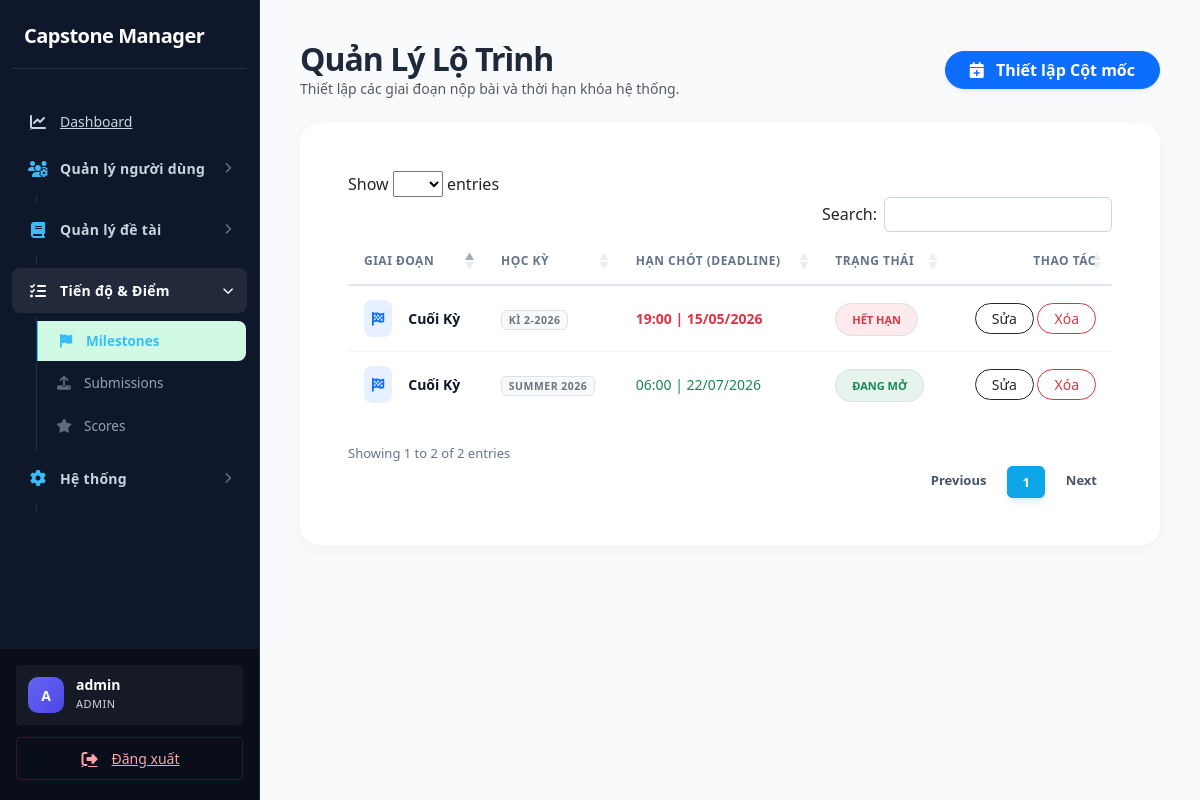
Page /index.php?page=milestones (signed in) on the committed database.
### tables this page shows
CREATE TABLE `milestones` (
  `id` int(11) NOT NULL,
  `title` enum('proposal','midterm','final') DEFAULT NULL,
  `deadline` datetime DEFAULT NULL,
  `semester_id` int(11) DEFAULT NULL,
  `created_at` timestamp NOT NULL DEFAULT current_timestamp()
);

CREATE TABLE `semesters` (
  `id` int(11) NOT NULL,
  `name` varchar(100) DEFAULT NULL,
  `start_date` date DEFAULT NULL,
  `end_date` date DEFAULT NULL,
  `created_at` timestamp NOT NULL DEFAULT current_timestamp()
);

### app/controllers/MilestoneController.php (called while the page is built, shortened)
<?php
class MilestoneController {
    private $milestoneModel;
    public function __construct() {
        $this->milestoneModel = new Milestone();
    }
    public function index() {
        $milestones = $this->milestoneModel->getAll();
        require '../app/views/milestones/index.php';
    }
}

### core/Database.php (called while the page is built)
<?php
class Database {
    private static $instance = null;
    private $conn;
    private $host = "localhost";
    private $dbname = "capstone_manager";
    private $username = "root";
    private $password = "";
    private function __construct(){
        try{
            $this->conn = new PDO(
                "mysql:host={$this->host};dbname={$this->dbname};charset=utf8mb4",
                $this->username,
                $this->password
            );
            $this->conn->setAttribute(
                PDO::ATTR_ERRMODE,
                PDO::ERRMODE_EXCEPTION
            );
            $this->conn->setAttribute(
                PDO::ATTR_DEFAULT_FETCH_MODE,
                PDO::FETCH_ASSOC
            );
        }catch(PDOException $e){
            die("Database Error: " . $e->getMessage());
        }
    }
    public static function getInstance(){
        if(self::$instance == null){
            self::$instance = new Database();
        }
        return self::$instance;
    }
    public function getConnection(){
        return $this->conn;
    }
}

### app/models/Milestone.php (called while the page is built, shortened)
<?php
class Milestone {
    private $conn;
    public function __construct() {
        $this->conn = Database::getInstance()->getConnection();
    }
    public function getAll() {
        $sql = "SELECT m.*, s.name as semester_name
                FROM milestones m
                LEFT JOIN semesters s ON m.semester_id = s.id
                ORDER BY m.deadline ASC";
        return $this->conn->query($sql)->fetchAll(PDO::FETCH_ASSOC);
    }
}

### app/views/milestones/index.php (the view, shortened to what this page needs)
<?php require '../app/views/layouts/header.php'; ?>
<?php require '../app/views/layouts/sidebar.php'; ?>
<div class="milestone-container main-content">
    <div class="d-flex justify-content-between align-items-center mb-4">
        <div>
            <h2 class="fw-bold m-0" style="color: #1e293b; letter-spacing: -1px;">Quản Lý Lộ Trình</h2>
            <p class="text-muted small mb-0">Thiết lập các giai đoạn nộp bài và thời hạn khóa hệ thống.</p>
        </div>
        <a href="index.php?page=milestone-create" class="btn btn-primary rounded-pill px-4 shadow-sm fw-bold">
            <i class="fa-solid fa-calendar-plus me-2"></i> Thiết lập Cột mốc
        </a>
    </div>
    <div class="card card-custom">
        <div class="card-body p-4">
            <table class="table datatable table-hover align-middle" id="milestonesTable">
                <thead>
                    <tr class="text-muted small">
                        <th class="ps-3">GIAI ĐOẠN</th>
                        <th>HỌC KỲ</th>
                        <th>HẠN CHÓT (DEADLINE)</th>
                        <th>TRẠNG THÁI</th>
                        <th class="text-end pe-3">THAO TÁC</th>
                    </tr>
                </thead>
                <tbody>
                    <?php if(!empty($milestones)): foreach($milestones as $m):
                        $isOverdue = strtotime(date('Y-m-d H:i:s')) > strtotime($m['deadline']);
                        $titleVn = ['proposal' => 'Đề cương', 'midterm' => 'Giữa kỳ', 'final' => 'Cuối kỳ'];
                    ?>
                        <tr>
                            <td class="ps-3">
                                <div class="d-flex align-items-center">
                                    <div class="p-2 bg-primary bg-opacity-10 rounded-3 me-3 text-primary">
                                        <i class="fa-solid fa-flag-checkered"></i>
                                    </div>
                                    <span class="title-label"><?= $titleVn[$m['title']] ?? $m['title'] ?></span>
                                </div>
                            </td>
                            <td><span class="badge bg-light text-secondary border"><?= htmlspecialchars($m['semester_name'] ?? 'N/A') ?></span></td>
                            <td>
                                <span class="<?= $isOverdue ? 'text-danger fw-bold' : 'text-success' ?>">
                                    <?= date('H:i | d/m/Y', strtotime($m['deadline'])) ?>
                                </span>
                            </td>
                            <td>
                                <?php if($isOverdue): ?>
                                    <span class="badge-status bg-danger bg-opacity-10 text-danger border">HẾT HẠN</span>
                                <?php else: ?>
                                    <span class="badge-status bg-success bg-opacity-10 text-success border">ĐANG MỞ</span>
                                <?php endif; ?>
                            </td>
                            <td class="text-end pe-3">
                                <a href="index.php?page=milestone-edit&id=<?= $m['id'] ?>" class="btn btn-sm btn-outline-dark rounded-pill px-3">Sửa</a>
                                <a href="index.php?page=milestone-delete&id=<?= $m['id'] ?>" class="btn btn-sm btn-outline-danger rounded-pill px-3" onclick="return confirm('Xóa?')">Xóa</a>
                            </td>
                        </tr>
                    <?php endforeach; endif; ?>
                </tbody>
            </table>
        </div>
    </div>
</div>
<?php require '../app/views/layouts/footer.php'; ?>

### public/assets/css/style.css (style rules this page uses)
:root { --primary: #0f172a; --primary-hover: #1e293b; --secondary: #475569; --success: #059669; --success-light: #d1fae5; --warning: #d97706; --warning-light: #fef3c7; --danger: #dc2626; --danger-light: #fee2e2; --info: #0284c7; --info-light: #e0f2fe; --sidebar-bg: #0f172a; --sidebar-text: #cbd5e1; --sidebar-hover: #1e293b; --sidebar-w: 260px; --bg: #f8f9fa; --surface: #ffffff; --border: #cbd5e1; --border-light: #e2e8f0; --text: #0f172a; --text-muted: #475569; --text-faint: #94a3b8; --radius-sm: 4px; --radius-md: 6px; --radius-lg: 8px; --radius-xl: 8px; --radius-2xl: 12px; --shadow-sm: 0 1px 2px rgba(0, 0, 0, 0.05); --shadow-md: 0 4px 6px -1px rgba(0, 0, 0, 0.1), 0 2px 4px -1px rgba(0, 0, 0, 0.06); --shadow-lg: 0 10px 15px -3px rgba(0, 0, 0, 0.1), 0 4px 6px -2px rgba(0, 0, 0, 0.05); --shadow-hover: 0 10px 15px -3px rgba(0, 0, 0, 0.1); --font: 'Inter', system-ui, -apple-system, sans-serif; --transition: all 0.2s ease-in-out; }
*, *::before, *::after { box-sizing: border-box; margin: 0; padding: 0; }
body { font-family: var(--font); background: var(--bg); color: var(--text); font-size: 14px; line-height: 1.5; -webkit-font-smoothing: antialiased; }
a { text-decoration: none; color: var(--info); transition: var(--transition); }
.main-content { margin-left: var(--sidebar-w); min-height: 100vh; padding: 32px; background: var(--bg); }
.card, .dashboard-box, .table-container, .form-container, .detail-container, .custom-card { background: var(--surface); border-radius: var(--radius-xl); border: 1px solid var(--border-light); box-shadow: var(--shadow-sm); padding: 24px; margin-bottom: 24px; }
.table { width: 100%; border-collapse: separate; border-spacing: 0; margin: 0; font-size: 14px; }
.table thead th { font-weight: 700; text-transform: uppercase; letter-spacing: 0.5px; font-size: 12px; color: #64748b; padding: 14px 16px; background: #ffffff; border-bottom: 2px solid #e2e8f0; white-space: nowrap; border-top: none; }
.table tbody td { padding: 14px 16px; vertical-align: middle; color: #1e293b; border-bottom: 1px solid #f1f5f9; font-weight: 500; }
.table tbody tr:last-child td { border-bottom: none; }
.btn { display: inline-flex; align-items: center; justify-content: center; gap: 8px; padding: 8px 16px; font-size: 14px; font-weight: 600; border: 1px solid transparent; border-radius: 6px; cursor: pointer; transition: all 0.2s ease; line-height: 1.5; }
.btn-primary { background: var(--primary); color: #fff; }
.btn-sm { padding: 6px 12px; font-size: 13px; }
.badge { display: inline-flex; align-items: center; justify-content: center; padding: 6px 12px; border-radius: 100px; font-size: 11px; font-weight: 700; text-transform: uppercase; letter-spacing: 0.5px; border: none; }

### app/views/milestones/index.php (style rules this page uses)
.milestone-container { padding: 40px; background-color: #f8fafc; min-height: 100vh; }
.card-custom { border-radius: 20px; border: none; box-shadow: 0 4px 20px rgba(0,0,0,0.03); background: #fff; }
.title-label { color: #0f172a; font-weight: 700; text-transform: capitalize; }
.badge-status { padding: 8px 16px; border-radius: 50px; font-size: 11px; font-weight: 700; }

### rows in the picture
milestones: title "Cuối Kỳ", semester.name "KÌ 2-2026", deadline "19:00 | 15/05/2026", shows "HẾT HẠN"
milestones: title "Cuối Kỳ", semester.name "SUMMER 2026", deadline "06:00 | 22/07/2026", shows "ĐANG MỞ"

### other values in the picture
substr($username, 0, 1) "A"
$username "admin"
$_SESSION['user']['role'] "ADMIN"
